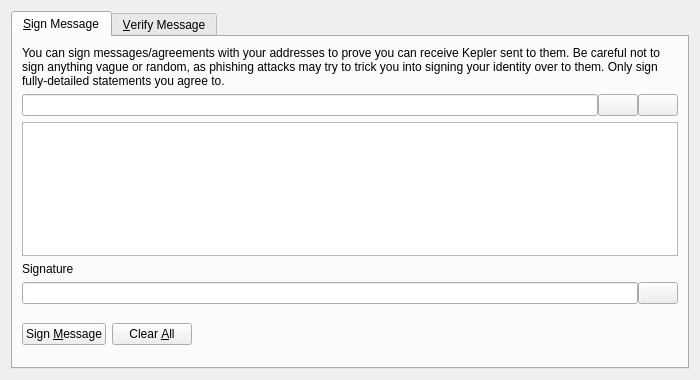
<?xml version="1.0" encoding="UTF-8"?>
<ui version="4.0">
 <class>SignVerifyMessageDialog</class>
 <widget class="QDialog" name="SignVerifyMessageDialog">
  <property name="geometry">
   <rect>
    <x>0</x>
    <y>0</y>
    <width>700</width>
    <height>380</height>
   </rect>
  </property>
  <property name="windowTitle">
   <string>Signatures - Sign / Verify a Message</string>
  </property>
  <property name="modal">
   <bool>true</bool>
  </property>
  <layout class="QVBoxLayout" name="verticalLayout">
   <item>
    <widget class="QTabWidget" name="tabWidget">
     <property name="currentIndex">
      <number>0</number>
     </property>
     <widget class="QWidget" name="tabSignMessage">
      <attribute name="title">
       <string>&amp;Sign Message</string>
      </attribute>
      <layout class="QVBoxLayout" name="verticalLayout_SM">
       <item>
        <widget class="QLabel" name="infoLabel_SM">
         <property name="text">
          <string>You can sign messages/agreements with your addresses to prove you can receive Kepler sent to them. Be careful not to sign anything vague or random, as phishing attacks may try to trick you into signing your identity over to them. Only sign fully-detailed statements you agree to.</string>
         </property>
         <property name="textFormat">
          <enum>Qt::PlainText</enum>
         </property>
         <property name="wordWrap">
          <bool>true</bool>
         </property>
        </widget>
       </item>
       <item>
        <layout class="QHBoxLayout" name="horizontalLayout_1_SM">
         <property name="spacing">
          <number>0</number>
         </property>
         <item>
          <widget class="QValidatedLineEdit" name="addressIn_SM">
           <property name="toolTip">
            <string>The Kepler address to sign the message with</string>
           </property>
          </widget>
         </item>
         <item>
          <widget class="QPushButton" name="addressBookButton_SM">
           <property name="toolTip">
            <string>Choose previously used address</string>
           </property>
           <property name="text">
            <string/>
           </property>
           <property name="shortcut">
            <string>Alt+A</string>
           </property>
           <property name="autoDefault">
            <bool>false</bool>
           </property>
          </widget>
         </item>
         <item>
          <widget class="QPushButton" name="pasteButton_SM">
           <property name="toolTip">
            <string>Paste address from clipboard</string>
           </property>
           <property name="text">
            <string/>
           </property>
           <property name="shortcut">
            <string>Alt+P</string>
           </property>
           <property name="autoDefault">
            <bool>false</bool>
           </property>
          </widget>
         </item>
        </layout>
       </item>
       <item>
        <widget class="QPlainTextEdit" name="messageIn_SM">
         <property name="toolTip">
          <string>Enter the message you want to sign here</string>
         </property>
        </widget>
       </item>
       <item>
        <widget class="QLabel" name="signatureLabel_SM">
         <property name="text">
          <string>Signature</string>
         </property>
         <property name="textFormat">
          <enum>Qt::PlainText</enum>
         </property>
        </widget>
       </item>
       <item>
        <layout class="QHBoxLayout" name="horizontalLayout_2_SM">
         <property name="spacing">
          <number>0</number>
         </property>
         <item>
          <widget class="QLineEdit" name="signatureOut_SM">
           <property name="font">
            <font>
             <italic>true</italic>
            </font>
           </property>
           <property name="readOnly">
            <bool>true</bool>
           </property>
          </widget>
         </item>
         <item>
          <widget class="QPushButton" name="copySignatureButton_SM">
           <property name="toolTip">
            <string>Copy the current signature to the system clipboard</string>
           </property>
           <property name="text">
            <string/>
           </property>
           <property name="autoDefault">
            <bool>false</bool>
           </property>
          </widget>
         </item>
        </layout>
       </item>
       <item>
        <layout class="QHBoxLayout" name="horizontalLayout_3_SM">
         <item>
          <widget class="QPushButton" name="signMessageButton_SM">
           <property name="toolTip">
            <string>Sign the message to prove you own this Kepler address</string>
           </property>
           <property name="text">
            <string>Sign &amp;Message</string>
           </property>
           <property name="autoDefault">
            <bool>false</bool>
           </property>
          </widget>
         </item>
         <item>
          <widget class="QPushButton" name="clearButton_SM">
           <property name="toolTip">
            <string>Reset all sign message fields</string>
           </property>
           <property name="text">
            <string>Clear &amp;All</string>
           </property>
           <property name="autoDefault">
            <bool>false</bool>
           </property>
          </widget>
         </item>
         <item>
          <spacer name="horizontalSpacer_1_SM">
           <property name="orientation">
            <enum>Qt::Horizontal</enum>
           </property>
           <property name="sizeHint" stdset="0">
            <size>
             <width>40</width>
             <height>48</height>
            </size>
           </property>
          </spacer>
         </item>
         <item>
          <widget class="QLabel" name="statusLabel_SM">
           <property name="font">
            <font>
             <weight>75</weight>
             <bold>true</bold>
            </font>
           </property>
           <property name="text">
            <string/>
           </property>
           <property name="wordWrap">
            <bool>true</bool>
           </property>
          </widget>
         </item>
         <item>
          <spacer name="horizontalSpacer_2_SM">
           <property name="orientation">
            <enum>Qt::Horizontal</enum>
           </property>
           <property name="sizeHint" stdset="0">
            <size>
             <width>40</width>
             <height>48</height>
            </size>
           </property>
          </spacer>
         </item>
        </layout>
       </item>
      </layout>
     </widget>
     <widget class="QWidget" name="tabVerifyMessage">
      <attribute name="title">
       <string>&amp;Verify Message</string>
      </attribute>
      <layout class="QVBoxLayout" name="verticalLayout_VM">
       <item>
        <widget class="QLabel" name="infoLabel_VM">
         <property name="text">
          <string>Enter the receiver's address, message (ensure you copy line breaks, spaces, tabs, etc. exactly) and signature below to verify the message. Be careful not to read more into the signature than what is in the signed message itself, to avoid being tricked by a man-in-the-middle attack. Note that this only proves the signing party receives with the address, it cannot prove sendership of any transaction!</string>
         </property>
         <property name="textFormat">
          <enum>Qt::PlainText</enum>
         </property>
         <property name="alignment">
          <set>Qt::AlignLeading|Qt::AlignLeft|Qt::AlignTop</set>
         </property>
         <property name="wordWrap">
          <bool>true</bool>
         </property>
        </widget>
       </item>
       <item>
        <layout class="QHBoxLayout" name="horizontalLayout_1_VM">
         <property name="spacing">
          <number>0</number>
         </property>
         <item>
          <widget class="QValidatedLineEdit" name="addressIn_VM">
           <property name="toolTip">
            <string>The Kepler address the message was signed with</string>
           </property>
          </widget>
         </item>
         <item>
          <widget class="QPushButton" name="addressBookButton_VM">
           <property name="toolTip">
            <string>Choose previously used address</string>
           </property>
           <property name="text">
            <string/>
           </property>
           <property name="shortcut">
            <string>Alt+A</string>
           </property>
           <property name="autoDefault">
            <bool>false</bool>
           </property>
          </widget>
         </item>
        </layout>
       </item>
       <item>
        <widget class="QPlainTextEdit" name="messageIn_VM"/>
       </item>
       <item>
        <widget class="QValidatedLineEdit" name="signatureIn_VM"/>
       </item>
       <item>
        <layout class="QHBoxLayout" name="horizontalLayout_2_VM">
         <item>
          <widget class="QPushButton" name="verifyMessageButton_VM">
           <property name="toolTip">
            <string>Verify the message to ensure it was signed with the specified Kepler address</string>
           </property>
           <property name="text">
            <string>Verify &amp;Message</string>
           </property>
           <property name="autoDefault">
            <bool>false</bool>
           </property>
          </widget>
         </item>
         <item>
          <widget class="QPushButton" name="clearButton_VM">
           <property name="toolTip">
            <string>Reset all verify message fields</string>
           </property>
           <property name="text">
            <string>Clear &amp;All</string>
           </property>
           <property name="autoDefault">
            <bool>false</bool>
           </property>
          </widget>
         </item>
         <item>
          <spacer name="horizontalSpacer_1_VM">
           <property name="orientation">
            <enum>Qt::Horizontal</enum>
           </property>
           <property name="sizeHint" stdset="0">
            <size>
             <width>40</width>
             <height>48</height>
            </size>
           </property>
          </spacer>
         </item>
         <item>
          <widget class="QLabel" name="statusLabel_VM">
           <property name="font">
            <font>
             <weight>75</weight>
             <bold>true</bold>
            </font>
           </property>
           <property name="text">
            <string/>
           </property>
           <property name="wordWrap">
            <bool>true</bool>
           </property>
          </widget>
         </item>
         <item>
          <spacer name="horizontalSpacer_2_VM">
           <property name="orientation">
            <enum>Qt::Horizontal</enum>
           </property>
           <property name="sizeHint" stdset="0">
            <size>
             <width>40</width>
             <height>48</height>
            </size>
           </property>
          </spacer>
         </item>
        </layout>
       </item>
      </layout>
     </widget>
    </widget>
   </item>
  </layout>
 </widget>
 <customwidgets>
  <customwidget>
   <class>QValidatedLineEdit</class>
   <extends>QLineEdit</extends>
   <header>qvalidatedlineedit.h</header>
  </customwidget>
 </customwidgets>
 <resources>
  <include location="../dash.qrc"/>
 </resources>
 <connections/>
</ui>
